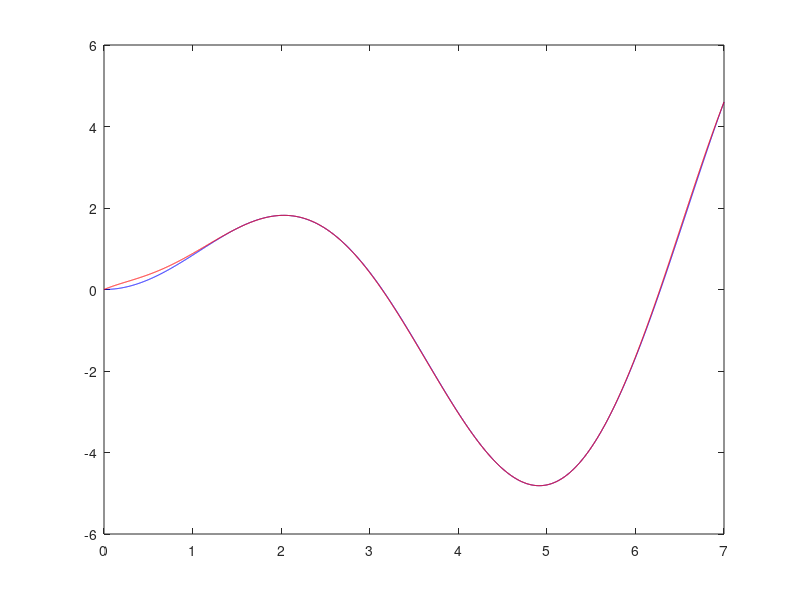
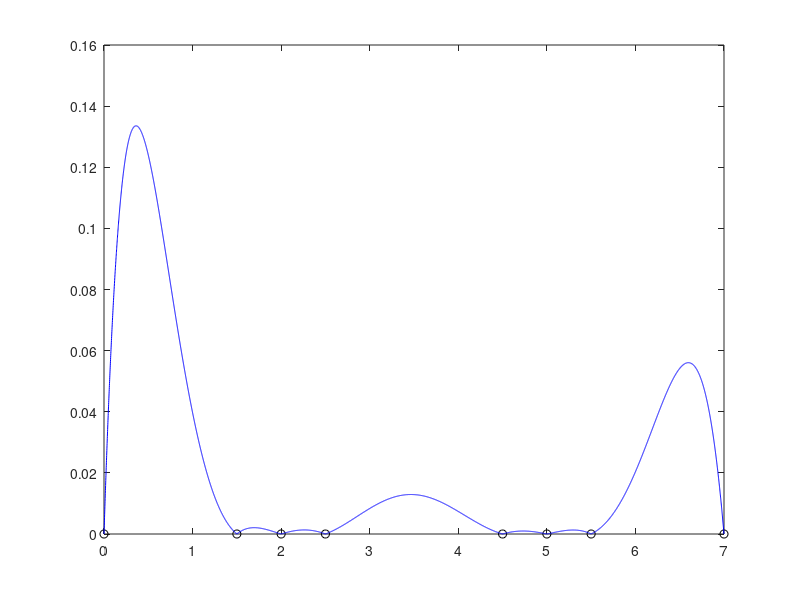

Write MATLAB code to recreate these figures, in order.
close all
clear all
clc
format long

f=@(x) x.*sin(x);
xnodes=[0,1.5,2,2.5,4.5,5,5.5,7];
ynodes=f(xnodes);

p=polyfit(xnodes,ynodes,size(xnodes,2)-1);
x=[0:0.001:7];

y_app=polyval(p,x);
y_exact=f(x);

err_abs_inf=norm(abs(y_exact-y_app),inf)
err_rel_inf=norm(abs(y_exact-y_app),inf)/norm(y_exact,inf)

err_abs_2=norm(abs(y_exact-y_app),2)
err_rel_2=norm(abs(y_exact-y_app),2)/norm(y_exact,2)

abs_err=abs(y_exact-y_app)

figure(1)
plot(x,y_exact,'b',x,y_app,'r')

figure(2)
plot(xnodes,zeros(size(xnodes)),'ko',x,abs_err,'b')
